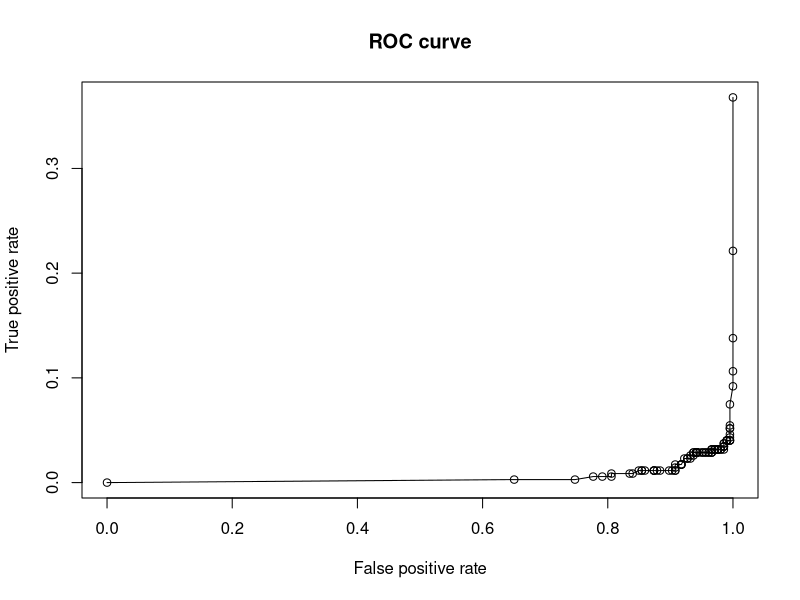
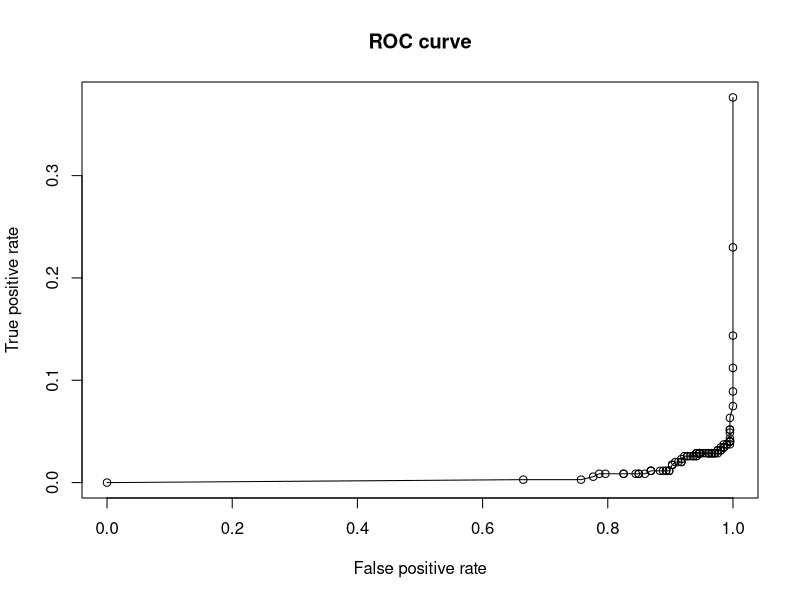
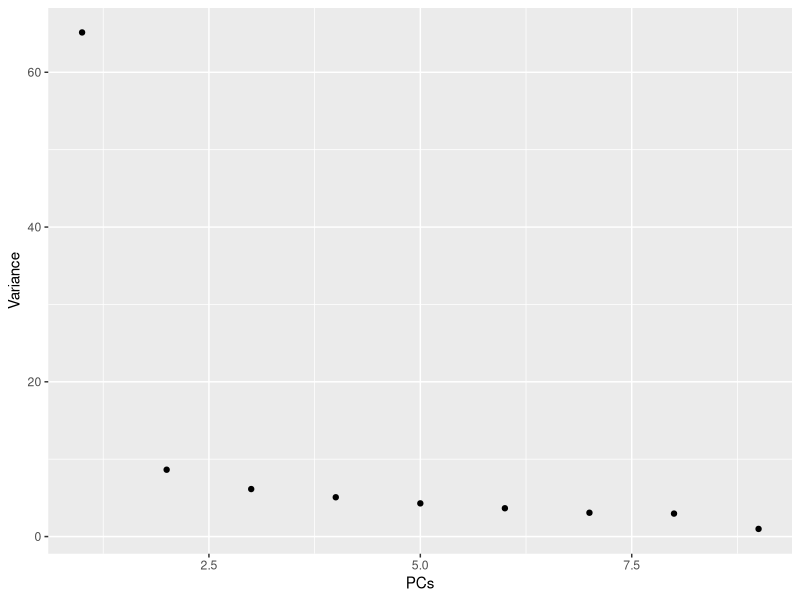

These figures' R source, in order:
## ---- chunk 1
knitr::opts_chunk$set(echo = TRUE)
## ---- chunk 2
library(boot)
set.seed(13)
cancer= read.csv("breast_cancer_scikit_label_dataset_all_values.csv")
attach(cancer)

glm.fits=glm(class_use~mitosis+normal_nucleoli+bland_chromatin+bare_nuclei+single_epithelial_cell_size+marginal_adhesion+uniformity_of_cell_shape+uniformity_of_cell_size+clump_thickness , data=cancer ,family=binomial)
summary(glm.fits)
cv.err=cv.glm(cancer,glm.fits,K=10)$delta[1]
cv.err

glm.probs=predict(glm.fits,type="response")
glm.pred=rep("0",554)
glm.pred[glm.probs >0.5]="1"
table(glm.pred,class_use)
mean(glm.pred==class_use)

step(glm.fits)
#library(MASS)
#stepAIC(glm.fits,direction = "both")

glm.fits2=glm(class_use ~ mitosis + normal_nucleoli + bland_chromatin + bare_nuclei + 
    marginal_adhesion + uniformity_of_cell_shape + clump_thickness , data=cancer ,family=binomial)
summary(glm.fits2)
cv.err1=cv.glm(cancer,glm.fits2,K=10)$delta[1]
cv.err1

glm.probs2=predict(glm.fits2,type="response")
glm.pred2=rep("0",554)
glm.pred2[glm.probs2 >0.5]="1"
table(glm.pred2,class_use)
mean(glm.pred2==class_use)

## ---- chunk 3
TPR =rep(0,100)
FPR =rep(0,100)
for (k in 1:100){
glm.fits1=glm(class_use~mitosis+normal_nucleoli+bland_chromatin+bare_nuclei+single_epithelial_cell_size+marginal_adhesion+uniformity_of_cell_shape+uniformity_of_cell_size+clump_thickness , data=cancer ,family=binomial)
glm.probs1=predict(glm.fits1,cancer,type="response")
Yhat =(glm.probs1 >k/100)
TPR[k]= sum(Yhat==1 & class_use=="0") /sum(class_use=="0")
FPR[k]= sum(Yhat==1 & class_use=="1") /sum(class_use=="1")
}

plot(FPR,TPR, xlab = "False positive rate", ylab= "True positive rate", main= "ROC curve")
lines(FPR,TPR)



TPR =rep(0,100)
FPR =rep(0,100)
for (k in 1:100){
glm.fits2=glm(class_use ~ mitosis + normal_nucleoli + bland_chromatin + bare_nuclei + 
    marginal_adhesion + uniformity_of_cell_shape + clump_thickness , data=cancer ,family=binomial)
glm.probs2=predict(glm.fits2,cancer,type="response")
Yhat =(glm.probs2 >k/100)
TPR[k]= sum(Yhat==1 & class_use=="0") /sum(class_use=="0")
FPR[k]= sum(Yhat==1 & class_use=="1") /sum(class_use=="1")
}

plot(FPR,TPR, xlab = "False positive rate", ylab= "True positive rate", main= "ROC curve")
lines(FPR,TPR)
## ---- chunk 4
library(caret)
set.seed(30)
cancer$class_use = as.factor(cancer$class_use)

index = createDataPartition(y=cancer$class_use, p=0.75, list=FALSE)

train = cancer[index,]
test = cancer[-index,]

## ---- chunk 5
set.seed(24)
trControl <- trainControl(method  = "cv",
                          number  = 5)

knnfit <- train(class_use ~ mitosis + normal_nucleoli + bland_chromatin + 
    bare_nuclei + single_epithelial_cell_size + marginal_adhesion + 
    uniformity_of_cell_shape + uniformity_of_cell_size + clump_thickness,
             method     = "knn",
             tuneGrid   = expand.grid(k = 1:30),
             trControl  = trControl,
             metric     = "Accuracy",
             data       = train)

knnfit

pred.class8 = predict(knnfit, test)
table(pred.class8, test$class_use)

mean(pred.class8 == test$class_use)

knnfit1 <- train(class_use ~ mitosis + normal_nucleoli + bland_chromatin + bare_nuclei + 
    marginal_adhesion + uniformity_of_cell_shape + clump_thickness,
             method     = "knn",
             tuneGrid   = expand.grid(k = 1:30),
             trControl  = trControl,
             metric     = "Accuracy",
             data       = train)

knnfit1

pred.class9 = predict(knnfit1, test)
table(pred.class9, test$class_use)

mean(pred.class9 == test$class_use)
## ---- chunk 6
set.seed(23)
ldafit <-train(class_use ~ mitosis + normal_nucleoli + bland_chromatin + 
    bare_nuclei + single_epithelial_cell_size + marginal_adhesion + 
    uniformity_of_cell_shape + uniformity_of_cell_size + clump_thickness,
             method     = "lda",
             trControl  = trControl,
             data=train)
ldafit

pred.class = predict(ldafit, test)
table(pred.class, test$class_use)

mean(pred.class == test$class_use)
confusionMatrix(pred.class, test$class_use )
ldafit1 <-train(class_use ~ mitosis + normal_nucleoli + bland_chromatin + bare_nuclei + 
    marginal_adhesion + uniformity_of_cell_shape + clump_thickness,
             method     = "lda",
             trControl  = trControl,
             data=train)
ldafit1

pred.class1 = predict(ldafit1, test)
table(pred.class1, test$class_use)

mean(pred.class1 == test$class_use)

confusionMatrix(pred.class1, test$class_use )


## ---- chunk 7
set.seed(23)
qdafit <-train(class_use ~ mitosis + normal_nucleoli + bland_chromatin + 
    bare_nuclei + single_epithelial_cell_size + marginal_adhesion + 
    uniformity_of_cell_shape + uniformity_of_cell_size + clump_thickness,
             method     = "qda",
             trControl  = trControl,
             data=train)
qdafit

pred.class1 = predict(qdafit, test)
table(pred.class1, test$class_use)

mean(pred.class1 == test$class_use)
confusionMatrix(pred.class1, test$class_use )
qdafit1 <-train(class_use ~ mitosis + normal_nucleoli + bland_chromatin + bare_nuclei + 
    marginal_adhesion + uniformity_of_cell_shape + clump_thickness,
             method     = "qda",
             trControl  = trControl,
             data=train)
qdafit1

pred.class2 = predict(qdafit1, test)
table(pred.class2, test$class_use)

mean(pred.class2 == test$class_use)
confusionMatrix(pred.class2, test$class_use )
## ---- chunk 8
log_fit <- train(class_use ~ mitosis + normal_nucleoli + bland_chromatin + 
    bare_nuclei + single_epithelial_cell_size + marginal_adhesion + 
    uniformity_of_cell_shape + uniformity_of_cell_size + clump_thickness,  data=train, method="glm", family="binomial",  trControl  = trControl)

log_fit

pred.class3 = predict(log_fit, test)
table(pred.class3, test$class_use)

mean(pred.class3 == test$class_use)
confusionMatrix(pred.class3, test$class_use )
log_fit1 <- train(class_use ~ mitosis + normal_nucleoli + bland_chromatin + bare_nuclei + 
    marginal_adhesion + uniformity_of_cell_shape + clump_thickness,  data=train, method="glm", family="binomial",  trControl  = trControl)

log_fit1

pred.class4 = predict(log_fit1, test)
table(pred.class4, test$class_use)

mean(pred.class4 == test$class_use)
confusionMatrix(pred.class4, test$class_use )
## ---- chunk 9
library(tidyverse)
# keep only predictor variables
sub.cancer <- dplyr::select(cancer, mitosis,normal_nucleoli,bland_chromatin,bare_nuclei,single_epithelial_cell_size,marginal_adhesion,uniformity_of_cell_shape,uniformity_of_cell_size,clump_thickness)
# use the prcomp() function from the base stats library
cancer.pc <- prcomp(sub.cancer, center = TRUE,scale. = TRUE)
X<-as.data.frame(cancer.pc[["x"]])
PC<-cbind(cancer$class_use,X)
names(PC)[1] = "class_use"
cov = round(cancer.pc$sdev^2/sum(cancer.pc$sdev^2)*100, 2)
cov = data.frame(c(1:9),cov)
names(cov)[1] = 'PCs'
names(cov)[2] = 'Variance'
cov
ggplot(cov, aes(x=PCs, y=Variance)) +
    geom_point()

glm.pca=glm(class_use~PC1+PC2+PC3+PC4+PC5+PC6+PC7+PC8+PC9 , data=X ,family=binomial)
summary(glm.pca)


glm.probs.pca=predict(glm.pca,type="response")
glm.pred.pca=rep("0",554)
glm.pred.pca[glm.probs.pca >0.5]="1"
table(glm.pred.pca,class_use)
mean(glm.pred.pca==class_use)




